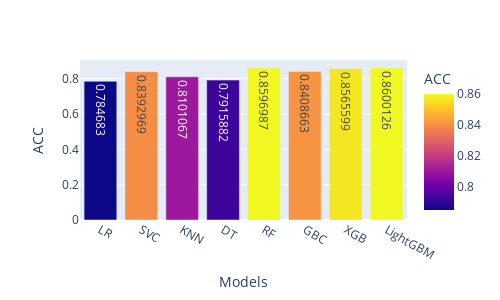

The cell this chart's notebook holds for it:
### Code cell
fig = px.bar(final_data,x="Models",y='ACC',color='ACC',text_auto=True,width=500,height=300)
fig.show()

### Figure 1 — Plotly figure (JSON) as saved in the notebook; plotly's stock layout.template omitted (floating-point values rounded to 4 significant figures)
{"data": [{"alignmentgroup": "True", "hovertemplate": "Models=%{x}<br>ACC=%{marker.color}<extra></extra>", "legendgroup": "", "marker": {"color": [0.7847, 0.8393, 0.8101, 0.7916, 0.8597, 0.8409, 0.8566, 0.86], "coloraxis": "coloraxis", "pattern": {"shape": ""}}, "name": "", "offsetgroup": "", "orientation": "v", "showlegend": false, "textposition": "auto", "texttemplate": "%{y}", "type": "bar", "x": ["LR", "SVC", "KNN", "DT", "RF", "GBC", "XGB", "LightGBM"], "xaxis": "x", "y": [0.7847, 0.8393, 0.8101, 0.7916, 0.8597, 0.8409, 0.8566, 0.86], "yaxis": "y"}], "layout": {"barmode": "relative", "coloraxis": {"colorbar": {"title": {"text": "ACC"}}, "colorscale": [[0, "#0d0887"], [0.1111, "#46039f"], [0.2222, "#7201a8"], [0.3333, "#9c179e"], [0.4444, "#bd3786"], [0.5556, "#d8576b"], [0.6667, "#ed7953"], [0.7778, "#fb9f3a"], [0.8889, "#fdca26"], [1, "#f0f921"]]}, "height": 300, "legend": {"tracegroupgap": 0}, "margin": {"t": 60}, "width": 500, "xaxis": {"anchor": "y", "domain": [0, 1], "title": {"text": "Models"}}, "yaxis": {"anchor": "x", "domain": [0, 1], "title": {"text": "ACC"}}}}
